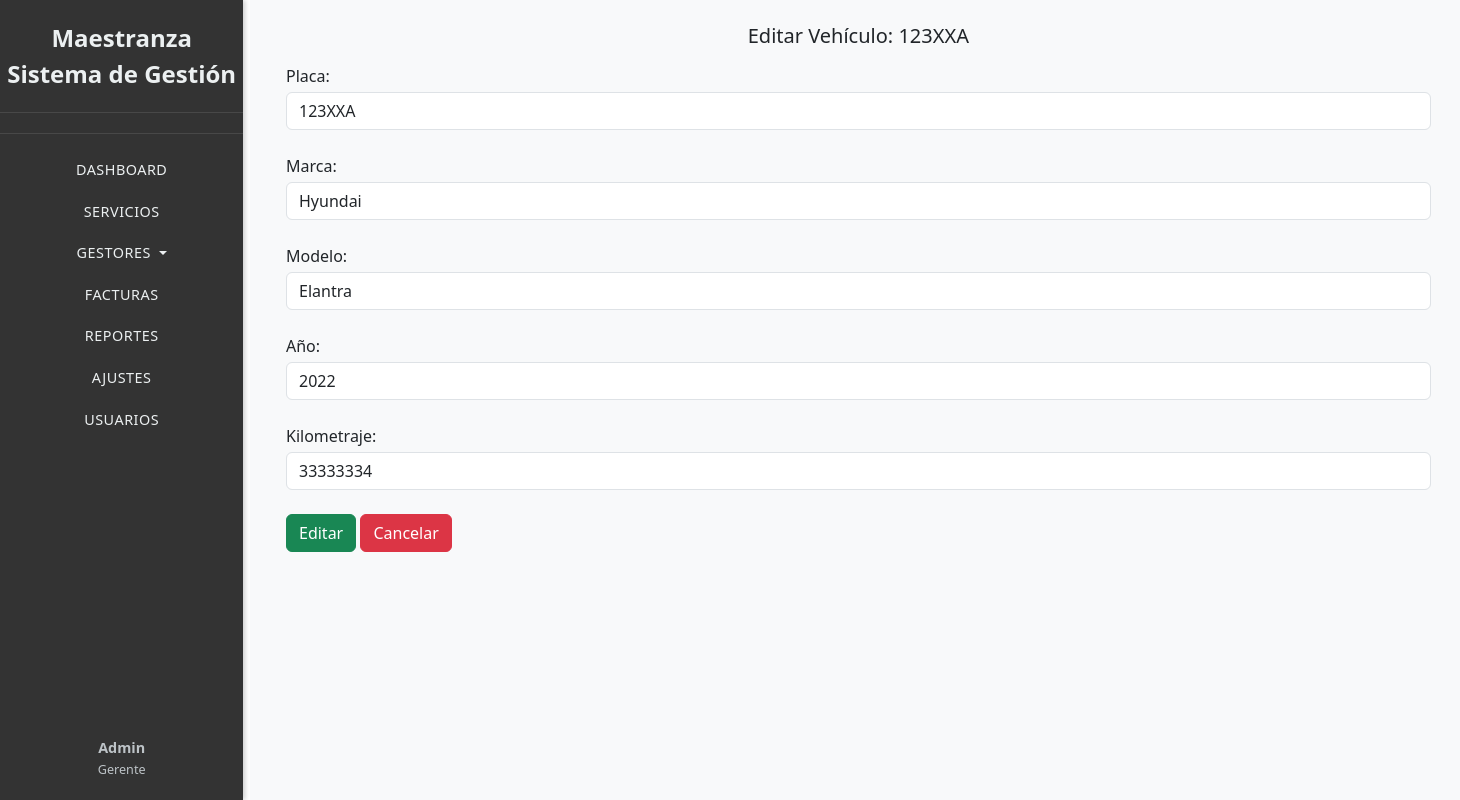
The app's page /vehiculos/editar/1/, older data.
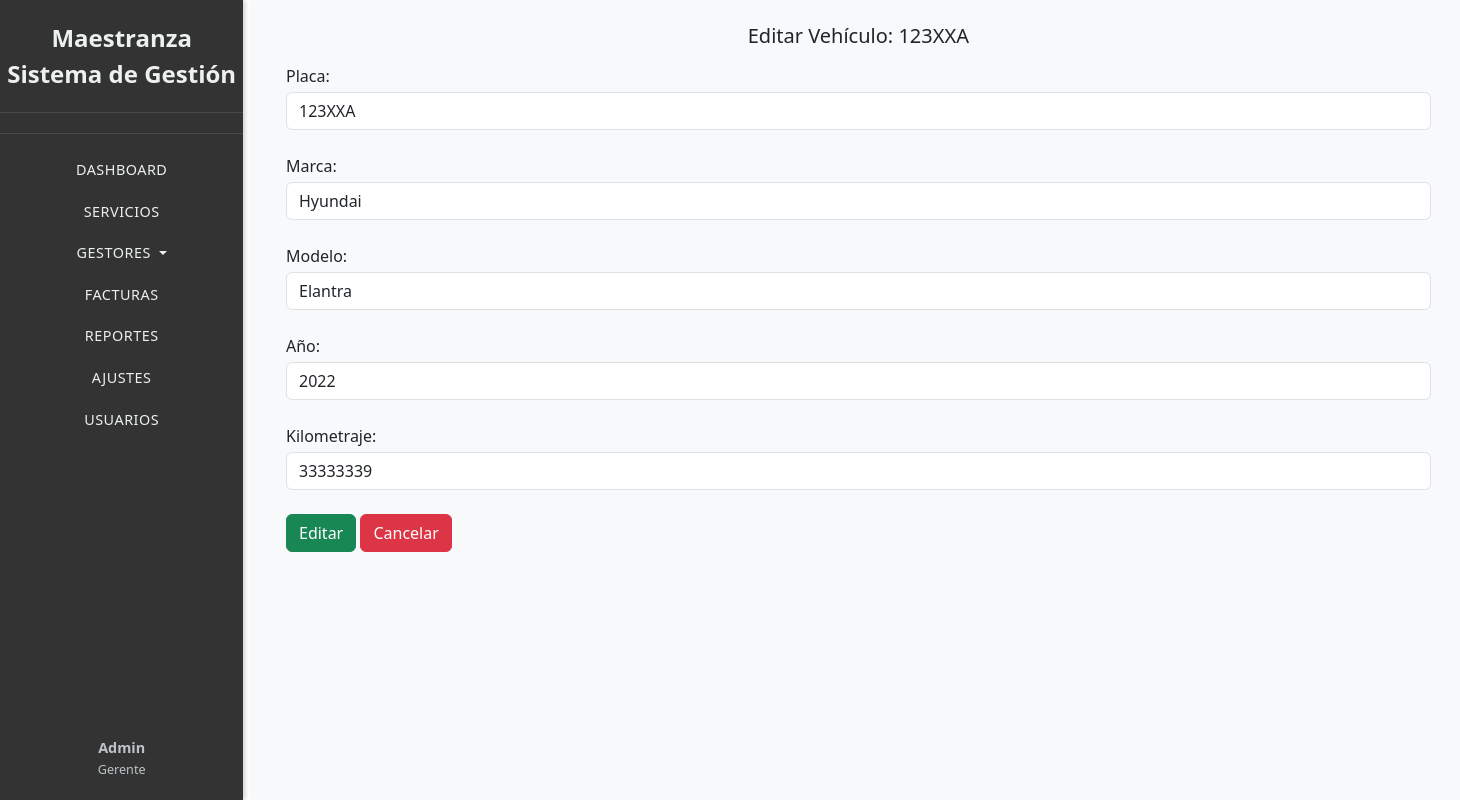
The same page, newer data.
### vehiculo/models.py (models this page shows, shortened)
class Vehiculo(models.Model):
    placa = models.CharField(max_length=6, blank= None)
    marca = models.CharField(max_length=50, blank= None)
    modelo = models.CharField(max_length=50)
    anio = models.IntegerField(blank= None)
    kilometraje = models.IntegerField(blank=None)
    created = models.DateTimeField(editable=None, auto_now=True)

### vehiculo/views.py (the view)
# urls.py: path('editar/<int:id>/', views.vehiculo_editar, name='vehiculo_editar'),
def vehiculo_editar(request,id):
    vehiculo = get_object_or_404(Vehiculo, id=id)
    if  request.method == 'POST':
        form = VehiculoForm(request.POST, instance=vehiculo)
        if form.is_valid():
            form.save()
            return redirect('vehiculo_index')
    else:
        form = VehiculoForm(instance=vehiculo)
        context = {'vehiculo': vehiculo, 'form':form}
        return render(request, 'vehiculo/editar.html', context)

### vehiculo/forms.py
class VehiculoForm(ModelForm):
    class Meta:
          model = Vehiculo
          fields = ['placa', 'marca', 'modelo', 'anio', 'kilometraje',]
          labels = {'anio':'Año'}
          widgets = {'placa':forms.TextInput(attrs={'class': 'form-control mb-4 mt-1', 'placeholder': 'Escribe la PLaca'}),
                     'marca':forms.TextInput(attrs={'class': 'form-control mb-4 mt-1', 'placeholder': 'Escribe la Marca'}),
                     'modelo':forms.TextInput(attrs={'class': 'form-control mb-4 mt-1', 'placeholder': 'Escribe el Modelo'}),
                     'anio':forms.NumberInput(attrs={'class': 'form-control mb-4 mt-1', 'placeholder': 'Escribe el Año'}),
                     'kilometraje':forms.NumberInput(attrs={'class': 'form-control mb-4 mt-1', 'placeholder': 'Escribe el kilometraje'}),
                     }

### templates/vehiculo/editar.html (shortened to what this page needs)
{% extends "componentes/formulario.html" %}
{% block formtit %} Editar Vehículo: {{vehiculo.placa}}{% endblock formtit %}
{% block formulario %}
{{form}}
<input class="btn btn-success" type="submit" value="Editar">
<a class="btn btn-danger" href="{% url 'vehiculo_index'%}">Cancelar</a>
{% endblock formulario %}

Row changes from the older to the newer data that the page shows:
changed Vehiculo "123XXA": kilometraje "33333334" → "33333339"
